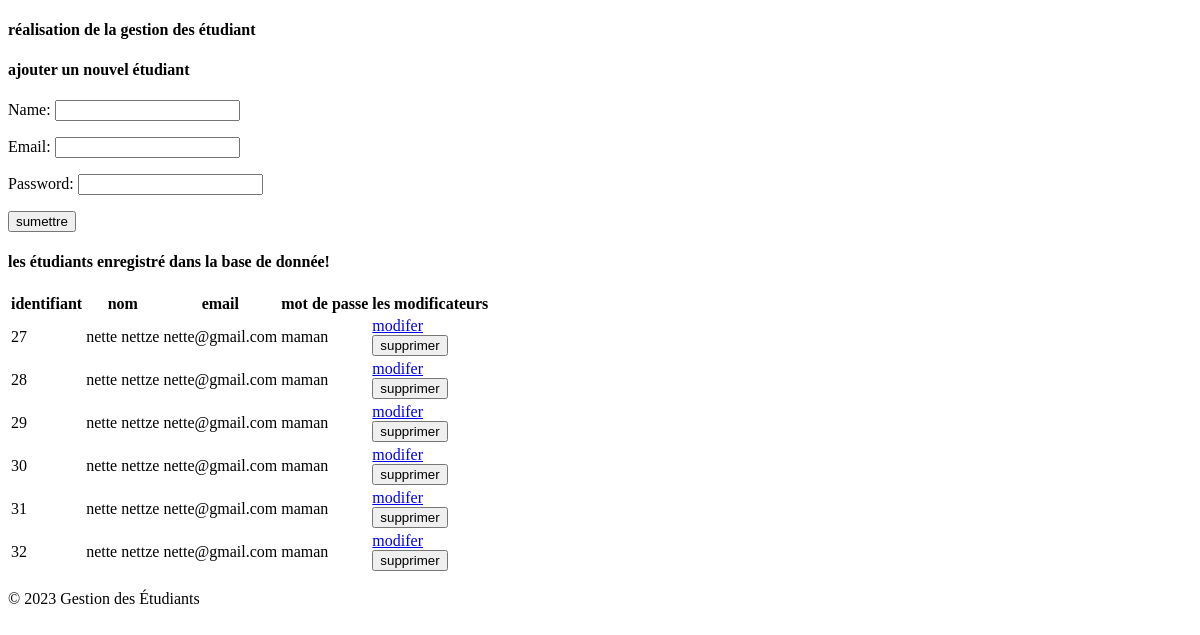
/enregistrement/, run on an earlier commit of the app's database.
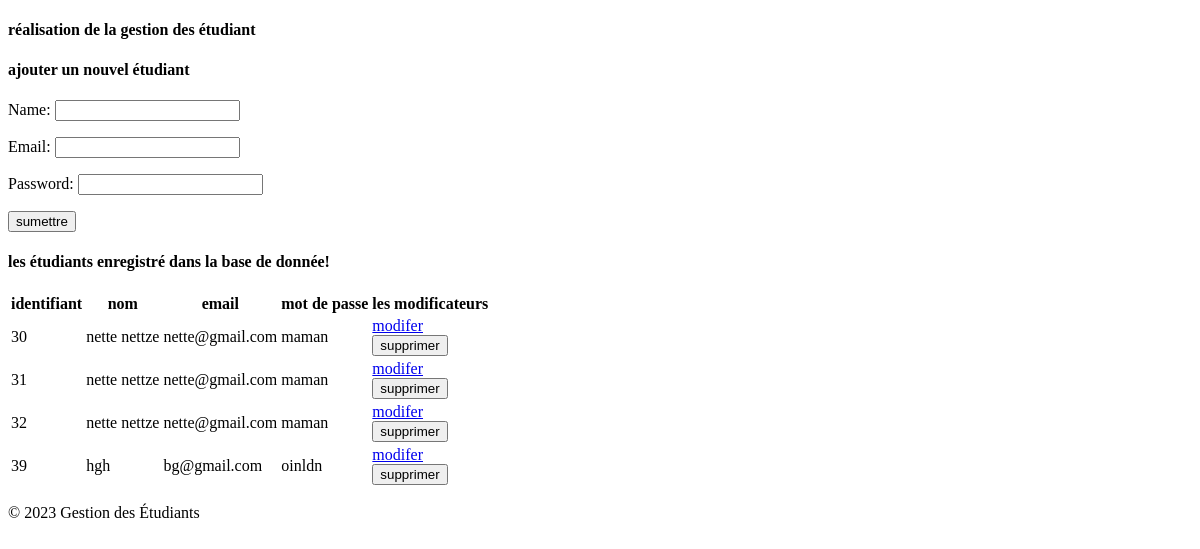
And on a later commit of the database.
### etudiant/models.py (models this page shows)
class User(models.Model):
    name= models.CharField(max_length=70)
    email= models.CharField(max_length=80)
    password= models.CharField(max_length=100)

### etudiant/views.py (the view)
# urls.py: path('enregistrement/',views.show, name = "affichage"),
def show(request):
    if request.method == 'POST':
        fm =Student_registrations(request.POST)
        if fm.is_valid():
            nettoyer_nom= fm.cleaned_data['name']
            nettoyer_email= fm.cleaned_data['email']
            nettoyer_password= fm.cleaned_data['password']
            reg= User(name=nettoyer_nom, email=nettoyer_email, password=nettoyer_password)
            reg.save()
            fm= Student_registrations()
    else:
        fm =Student_registrations()
    student= User.objects.all()
    return render(request, 'etudiant/affichage.html', {'form':fm, 'etudiant':student})

### etudiant/forms.py
class Student_registrations(forms.ModelForm):
    class Meta:
        model = User
        fields = ['name','email','password']
        widgets={
            'name': forms.TextInput(attrs={'class':'form-control'}),
            'email': forms.EmailInput(attrs={'class':'form-control'}),
            'password': forms.PasswordInput(attrs={'class':'form-control'}),
        }

### etudiant/templates/etudiant/affichage.html (shortened to what this page needs)
{% extends 'etudiant/base.html'%}
{% block content%}
<h4>ajouter un nouvel étudiant</h4>
<form action="" method="POST">
    {{form.as_p}}
    <button type="submit">sumettre</button>
</form>
<div>
    <h4>les étudiants enregistré dans la base de donnée!</h4>
    {%if etudiant %}
        <table>
            <thead>
                <tr>
                    <th>identifiant</th>
                    <th>nom</th>
                    <th>email</th>
                    <th>mot de passe</th>
                    <th>les modificateurs</th>
                </tr>
            </thead>
            <tbody>
                {%for etud in etudiant%}
                <tr>
                    <td>{{etud.id}}</td>
                    <td>{{etud.name}}</td>
                    <td>{{etud.email}}</td>
                    <td>{{etud.password}}</td>
                    <td>
                        <a href="{% url 'mise_a_jour' etud.id %}">modifer</a>
                        <form action="{% url 'suppression_donnee' etud.id %}" method="post" >
                            <button type="submit">supprimer</button>
                        </form>
                    </td>
                </tr>
                {% endfor %}
            </tbody>
        </table>
    {%else%}
        <h4>pas d'enregistrement</h4>
    {%endif%}
</div>
{%endblock content%}

### etudiant/templates/etudiant/base.html (shortened to what this page needs)
<!DOCTYPE html>
<html lang="en">
<head>
</head>
<body>
    <div>
        <h4>réalisation de la gestion des étudiant</h4>
        {%block content%}
        {%endblock content%}
        <footer>
            <p>© 2023 Gestion des Étudiants</p>
        </footer>
    </div>
</body>
</html>

What changed in the data, as far as the page shows it:
removed User: id "27", name "nette nettze", email "nette@gmail.com", password "maman"
removed User: id "28", name "nette nettze", email "nette@gmail.com", password "maman"
removed User: id "29", name "nette nettze", email "nette@gmail.com", password "maman"
added User: id "39", name "hgh", email "bg@gmail.com", password "oinldn"
